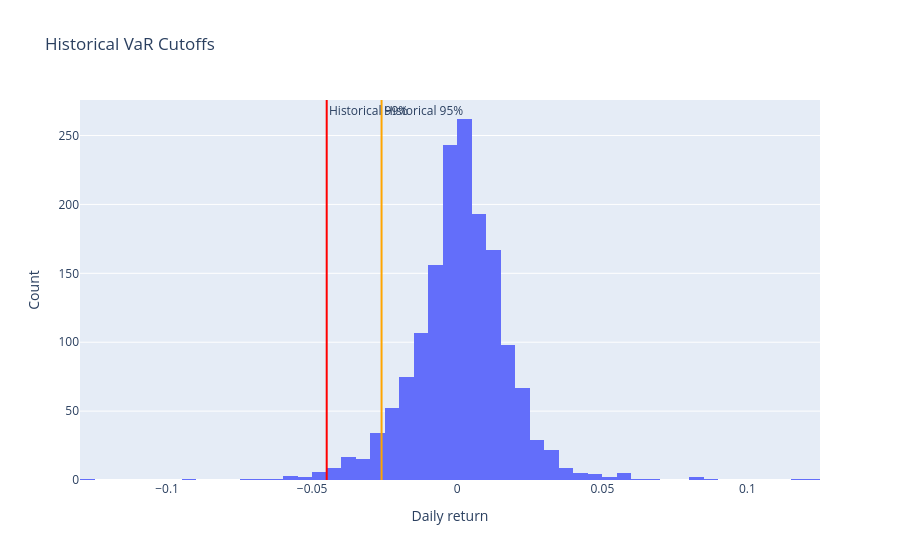

Here is the notebook cell this chart was saved with:
### Code cell
# VaR cutoff chart: show historical 95% and 99% cutoff returns.

fig = go.Figure()
fig.add_trace(go.Histogram(x=portfolio_returns, nbinsx=80, name="Portfolio returns"))
fig.add_vline(x=historical_var_95.var_return, line_color="orange", annotation_text="Historical 95%")
fig.add_vline(x=historical_var_99.var_return, line_color="red", annotation_text="Historical 99%")
fig.update_layout(title="Historical VaR Cutoffs", xaxis_title="Daily return", yaxis_title="Count")
fig

### Figure 1 — Plotly figure (JSON) as saved in the notebook; plotly's stock layout.template omitted (floating-point values rounded to 4 significant figures; data arrays with more than 128 entries replaced by an {"elided": "..."} marker saying what was removed)
{"data": [{"name": "Portfolio returns", "nbinsx": 80, "type": "histogram", "x": {"elided": "1594 float values"}}], "layout": {"annotations": [{"showarrow": false, "text": "Historical 95%", "x": -0.02608, "xanchor": "left", "xref": "x", "y": 1, "yanchor": "top", "yref": "y domain"}, {"showarrow": false, "text": "Historical 99%", "x": -0.04498, "xanchor": "left", "xref": "x", "y": 1, "yanchor": "top", "yref": "y domain"}], "shapes": [{"line": {"color": "orange"}, "type": "line", "x0": -0.02608, "x1": -0.02608, "xref": "x", "y0": 0, "y1": 1, "yref": "y domain"}, {"line": {"color": "red"}, "type": "line", "x0": -0.04498, "x1": -0.04498, "xref": "x", "y0": 0, "y1": 1, "yref": "y domain"}], "title": {"text": "Historical VaR Cutoffs"}, "xaxis": {"title": {"text": "Daily return"}}, "yaxis": {"title": {"text": "Count"}}}}
